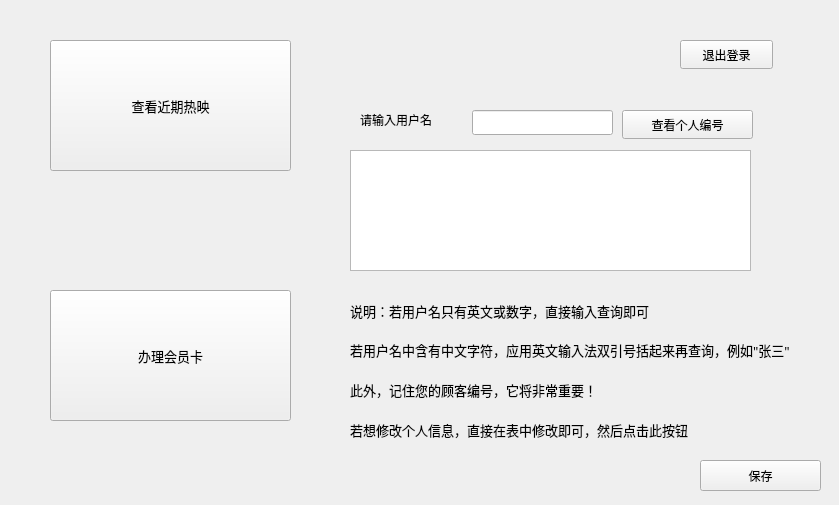
<?xml version="1.0" encoding="UTF-8"?>
<ui version="4.0">
 <class>client_main</class>
 <widget class="QWidget" name="client_main">
  <property name="geometry">
   <rect>
    <x>0</x>
    <y>0</y>
    <width>839</width>
    <height>505</height>
   </rect>
  </property>
  <property name="font">
   <font>
    <family>华康方圆体W7</family>
   </font>
  </property>
  <property name="windowTitle">
   <string>顾客主页面</string>
  </property>
  <property name="windowIcon">
   <iconset resource="sdufe.qrc">
    <normaloff>:/山财大校徽.png</normaloff>:/山财大校徽.png</iconset>
  </property>
  <widget class="QPushButton" name="pushButton">
   <property name="geometry">
    <rect>
     <x>50</x>
     <y>40</y>
     <width>241</width>
     <height>131</height>
    </rect>
   </property>
   <property name="font">
    <font>
     <family>华康方圆体W7</family>
     <pointsize>10</pointsize>
    </font>
   </property>
   <property name="text">
    <string>查看近期热映</string>
   </property>
  </widget>
  <widget class="QPushButton" name="pushButton_2">
   <property name="geometry">
    <rect>
     <x>50</x>
     <y>290</y>
     <width>241</width>
     <height>131</height>
    </rect>
   </property>
   <property name="font">
    <font>
     <family>华康方圆体W7</family>
     <pointsize>10</pointsize>
    </font>
   </property>
   <property name="text">
    <string>办理会员卡</string>
   </property>
  </widget>
  <widget class="QPushButton" name="pushButton_3">
   <property name="geometry">
    <rect>
     <x>680</x>
     <y>40</y>
     <width>93</width>
     <height>29</height>
    </rect>
   </property>
   <property name="text">
    <string>退出登录</string>
   </property>
  </widget>
  <widget class="QTableView" name="tableView">
   <property name="geometry">
    <rect>
     <x>350</x>
     <y>150</y>
     <width>401</width>
     <height>121</height>
    </rect>
   </property>
  </widget>
  <widget class="QPushButton" name="pushButton_4">
   <property name="geometry">
    <rect>
     <x>622</x>
     <y>110</y>
     <width>131</width>
     <height>29</height>
    </rect>
   </property>
   <property name="text">
    <string>查看个人编号</string>
   </property>
  </widget>
  <widget class="QLineEdit" name="name">
   <property name="geometry">
    <rect>
     <x>472</x>
     <y>110</y>
     <width>141</width>
     <height>25</height>
    </rect>
   </property>
  </widget>
  <widget class="QLabel" name="label">
   <property name="geometry">
    <rect>
     <x>360</x>
     <y>110</y>
     <width>101</width>
     <height>20</height>
    </rect>
   </property>
   <property name="text">
    <string>请输入用户名</string>
   </property>
  </widget>
  <widget class="QLabel" name="label_2">
   <property name="geometry">
    <rect>
     <x>350</x>
     <y>290</y>
     <width>421</width>
     <height>41</height>
    </rect>
   </property>
   <property name="font">
    <font>
     <family>华康方圆体W7</family>
     <pointsize>10</pointsize>
    </font>
   </property>
   <property name="text">
    <string>说明：若用户名只有英文或数字，直接输入查询即可</string>
   </property>
  </widget>
  <widget class="QLabel" name="label_3">
   <property name="geometry">
    <rect>
     <x>350</x>
     <y>340</y>
     <width>491</width>
     <height>20</height>
    </rect>
   </property>
   <property name="font">
    <font>
     <family>华康方圆体W7</family>
     <pointsize>10</pointsize>
    </font>
   </property>
   <property name="text">
    <string>若用户名中含有中文字符，应用英文输入法双引号括起来再查询，例如&quot;张三&quot;</string>
   </property>
  </widget>
  <widget class="QLabel" name="label_4">
   <property name="geometry">
    <rect>
     <x>350</x>
     <y>380</y>
     <width>341</width>
     <height>20</height>
    </rect>
   </property>
   <property name="font">
    <font>
     <family>华康方圆体W7</family>
     <pointsize>10</pointsize>
    </font>
   </property>
   <property name="text">
    <string>此外，记住您的顾客编号，它将非常重要！</string>
   </property>
  </widget>
  <widget class="QLabel" name="label_5">
   <property name="geometry">
    <rect>
     <x>350</x>
     <y>420</y>
     <width>471</width>
     <height>20</height>
    </rect>
   </property>
   <property name="font">
    <font>
     <family>华康方圆体W7</family>
     <pointsize>10</pointsize>
    </font>
   </property>
   <property name="text">
    <string>若想修改个人信息，直接在表中修改即可，然后点击此按钮</string>
   </property>
  </widget>
  <widget class="QPushButton" name="pushButton_5">
   <property name="geometry">
    <rect>
     <x>700</x>
     <y>460</y>
     <width>121</width>
     <height>31</height>
    </rect>
   </property>
   <property name="text">
    <string>保存</string>
   </property>
  </widget>
 </widget>
 <resources>
  <include location="sdufe.qrc"/>
 </resources>
 <connections/>
</ui>
